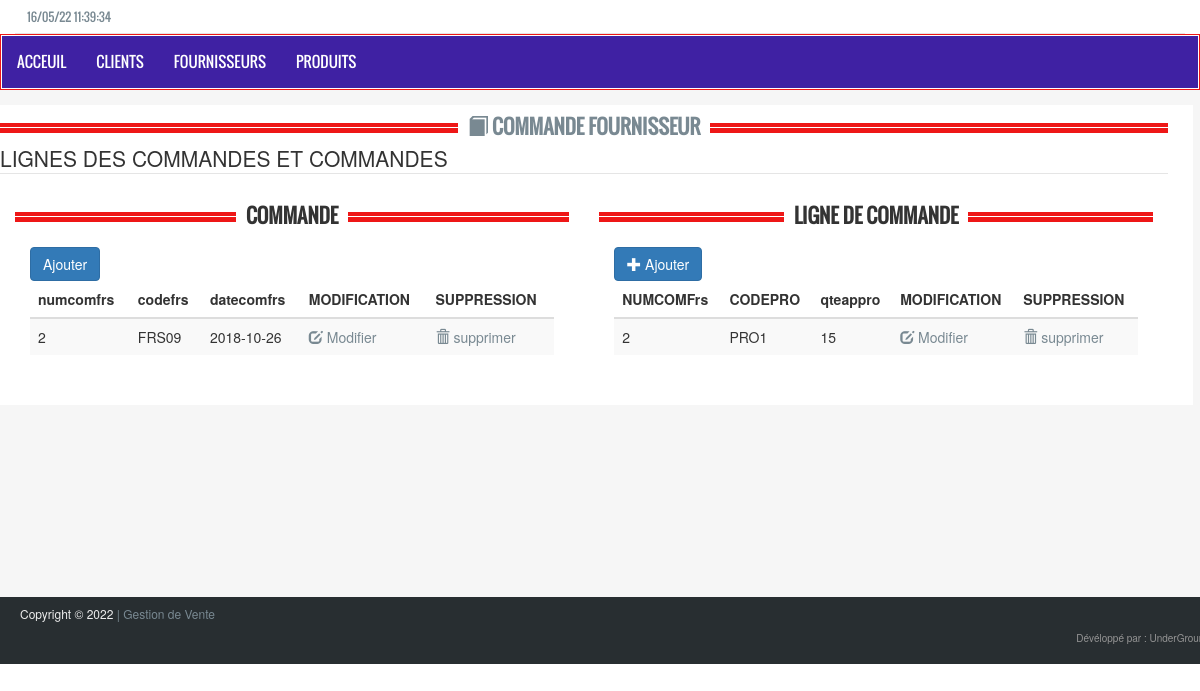
/Views/Lignecommandfrs/readAllComFrs.php, run on the app's committed database.
### tables this page shows
CREATE TABLE IF NOT EXISTS `commandefrs` (
  `numComFrs` varchar(11) NOT NULL,
  `codeFrs` varchar(11) NOT NULL,
  `dateComFrs` date DEFAULT NULL,
  PRIMARY KEY (`numComFrs`),
  KEY `FK_RELATION_4` (`codeFrs`)
);

CREATE TABLE IF NOT EXISTS `lignecomfrs` (
  `numComFrs` varchar(11) NOT NULL,
  `codePro` varchar(11) NOT NULL,
  `QteAppro` int(11) NOT NULL,
  PRIMARY KEY (`numComFrs`,`codePro`),
  KEY `FK_LIGNECOMFRS` (`codePro`),
  KEY `FK_LIGNECOMFRS2` (`numComFrs`)
);

### Controleurs/CommandeFrsControleur/readAllComFrsControleur.php (called while the page is built, shortened)
<?php
  require_once'../../Modeles/FournisseurModele/CommandeFrs.php';
  require_once'../../Modeles/FournisseurModele/FournisseurManager.php';
  $fournisseurManager = new FournisseurManager();
  if (isset($_GET['resultats']) AND ($_GET['select']=='tous')) {
      $fournisseurs = $fournisseurManager->searchAllComFrs($_GET['resultats']);
  }else if (isset($_GET['numcomfrs']) AND ($_GET['select']=='numcomfrs')) {
    $fournisseurs = $fournisseurManager->searchComCodeFrs($_GET['numcomfrs']);
  }
  else if (isset($_GET['codefrs']) AND ($_GET['select']=='codefrs')) {
    $fournisseurs = $fournisseurManager->searchComNomFrs($_GET['codefrs']);
  }
  else if (isset($_GET['datecomfrs']) AND ($_GET['select']=='datecomfrs')) {
    $fournisseurs = $fournisseurManager->searchComAdressFrs($_GET['datecomfrs']);
  }
  else {
    $fournisseursc = $fournisseurManager->readAllCommandeFrs();
  }
 ?>

### Modeles/FournisseurModele/FournisseurManager.php (called while the page is built, shortened)
<?php
class FournisseurManager{
  private $pdo;
  public function __construct(){
    $this->pdo = new PDO('mysql:host=localhost;dbname=gestiondevente','root' ,'',array(PDO::ATTR_ERRMODE => PDO::ERRMODE_EXCEPTION));
  }
   public function readAllCommandeFrs()
   {
     $this->pdoStatement = $this->pdo->query('SELECT numComFrs,codeFrs,dateComFrs FROM COMMANDEFRS');
     $resultats = [];
     while ($commandefrs = $this->pdoStatement->fetchObject('COMMANDEFRS')){
       $resultats[] = $commandefrs;
     }
       return $resultats;
   }
     public function readAllLigneComFrs()
     {
       $this->pdoStatement = $this->pdo->query('SELECT numComFrs,codePro,QteAppro FROM LIGNECOMFRS');
       $resultats = [];
       while ($lignecomfrs = $this->pdoStatement->fetchObject('LIGNECOMFRS')){
         $resultats[] = $lignecomfrs;
       }
         return $resultats;
     }
}
?>

### Modeles/FournisseurModele/CommandeFrs.php (called while the page is built, shortened)
<?php
	class CommandeFrs{
		private $numComFrs;
		private $codeFrs;
		private $dateComFrs;
	public function getNumComFrs()
	{
		return $this->numComFrs;
	}
	public function getCodeFrs()
	{
		return $this->codeFrs;
	}
	public function getDateComFrs()
	{
		return $this->dateComFrs;
	}
}
?>

### Controleurs/LigneComFrs/readAllLComFrsCtrl.php (called while the page is built, shortened)
<?php
  require_once'../../Modeles/FournisseurModele/FournisseurManager.php';
  require_once'../../Modeles/FournisseurModele/LigneComFrs.php';
  $FournisseurManager = new FournisseurManager();
  if (isset($_GET['resultats']) AND ($_GET['select']=='tous')) {
      $lignecomFrss = $FournisseurManager->searchAllLComFrs($_GET['resultats']);
  }else if (isset($_GET['numcomFrs']) AND ($_GET['select']=='numcomFrs')) {
    $lignecomFrss = $FournisseurManager->searchLnumComFrs($_GET['numcomFrs']);
  }
  else if (isset($_GET['codepro']) AND ($_GET['select']=='codepro')) {
    $lignecomFrss = $FournisseurManager->searchLCodePro($_GET['codepro']);
  }
  else if (isset($_GET['qteappro']) AND ($_GET['select']=='qteappro')) {
    $lignecomFrss = $FournisseurManager->searchQteAppro($_GET['qteappro']);
  }
  else {
    $lignecomFrss = $FournisseurManager->readAllLigneComFrs();
  }
 ?>

### Modeles/FournisseurModele/LigneComFrs.php (called while the page is built, shortened)
<?php
	class LigneComFrs{
		private $numComFrs;
		private $codePro;
		private $QteAppro;
	public function getNumComFrs()
	{
		return $this->numComFrs;
	}
	public function getCodePro()
	{
		return $this->codePro;
	}
	public function getQteAppro()
	{
		return $this->QteAppro;
	}
}
 ?>

### Views/Lignecommandfrs/readAllLComFrs.php (the view, shortened to what this page needs)
<?php
  require_once'../../Controleurs/LigneComFrs/readAllLComFrsCtrl.php';
?>
<!DOCTYPE html>
<html>
  <head>
  </head>
  <body>
  <?php if (empty($lignecomFrss)): ?>
      <div class="panel-body">
        <div id="html">
          <button data-toggle="modal" data-backdrop="false" href="#formulaire" class="btn btn-primary"><div class="glyphicon glyphicon-plus"></div> Ajouter</button>
        <table class="table table-striped">
          <thead>
            <tr>
              <th>NUMCOMFrs</th><th>CODEPRO</th><th>qteappro</th><th>MODIFICATION</th><th>SUPPRESSION</th>
            </tr>
          </thead>
        </table>
      </div>
    </div>
      <?php else: ?>
        <?php if($lignecomFrss===false): ?>
          <p>
            erreur
          </p>
        <?php else: ?>
              <div class="panel-body">
                <div id="html">
                  <button data-toggle="modal" data-backdrop="false" href="#formulaire" class="btn btn-primary"><div class="glyphicon glyphicon-plus"></div> Ajouter</button>
                </div>
                    <table class="table table-striped">
                      <thead>
                        <tr>
                          <th>NUMCOMFrs</th><th>CODEPRO</th><th>qteappro</th><th>MODIFICATION</th><th>SUPPRESSION</th>
                        </tr>
                      </thead>
                        <tbody>
                            <?php foreach ($lignecomFrss as $Lignefr): ?>
                              <tr>
                                <td><?= $Lignefr->getNumComFrs() ?></td>
                                <td><?= $Lignefr->getCodePro() ?></td>
                                <td><?= $Lignefr->getQteAppro() ?> </td>
                                <td><a href="formUpdateLComFrs.php?numcomFrs=<?=$Lignefr->getNumComFrs() ?>&codepro=<?=$Lignefr->getCodePro()?>&qteappro=<?=$Lignefr->getQteAppro()?>"><span class="glyphicon glyphicon-edit"></span> Modifier </a></td>
                                <td>
                              <a href="../../Controleurs/LigneComFrs/deleteLigneComFrsCtrl.php?numcomFrs=<?=$Lignefr->getNumComFrs() ?>&codepro=<?=$Lignefr->getCodePro()?>&qteappro=<?=$Lignefr->getQteAppro()?>"><span class="glyphicon glyphicon-trash"></span> supprimer </a></td>
                              </tr>
                            <?php endforeach; ?>
                        </tbody>
                    </table>
              </div>
          <?php endif; ?>
      <?php endif; ?>
<div class="col-md-6 col-xs-12 col-md-offset-3">
</div>
  </body>
</html>

### Views/Commandefrs/readAllcomFrs.php (shortened to what this page needs)
<?php
  require_once'../../Controleurs/CommandeFrsControleur/readAllComFrsControleur.php';
?>
<!DOCTYPE html>
<html>
  <head>
  </head>
  <body>
  <?php if (empty($fournisseursc)): ?>
    <div class="panel-body">
      <div id="html">
        <button data-toggle="modal" data-backdrop="false" href="#formulaires" class="btn btn-primary">Ajouter</button>
        <table class="table table-striped">
          <thead>
            <tr>
              <th>numcomfrs</th><th>codefrs</th><th>datecomfrs</th><th>MODIFICATION</th><th>SUPPRESSION</th>
            </tr>
          </thead>
        </table>
      </div>
    </div>
      <?php else: ?>
        <?php if($fournisseursc===false): ?>
          <p>
            erreur
          </p>
        <?php else: ?>
                <div class="panel-body">
                  <div id="html">
                  <button data-toggle="modal" data-backdrop="false" href="#formulaires" class="btn btn-primary">Ajouter</button>
                    <table class="table table-striped">
                      <thead>
                        <tr>
                          <th>numcomfrs</th><th>codefrs</th><th>datecomfrs</th><th>MODIFICATION</th><th>SUPPRESSION</th>
                        </tr>
                      </thead>
                        <tbody>
                            <?php foreach ($fournisseursc as $fournisseur): ?>
                              <tr>
                                <td><?= $fournisseur->getNumComFrs() ?></td>
                                <td><?= $fournisseur->getCodeFrs() ?></td>
                                <td><?= $fournisseur->getDateComFrs() ?> </td>
                                <td><a href="../Commandefrs/formUpdateComFrs.php?numcomfrs=<?=$fournisseur->getNumComFrs() ?>"><span class="glyphicon glyphicon-edit"></span> Modifier </a></td>
                                <td>
                                <a href="../../Controleurs/CommandeFrsControleur/deleteCommandeFrs.php?numcomfrs=<?=$fournisseur->getNumComFrs() ?>"><span class="glyphicon glyphicon-trash"></span> supprimer </a></td>
                              </tr>
                            <?php endforeach; ?>
                        </tbody>
                    </table>
                  </div>
              </div>
          <?php endif; ?>
      <?php endif; ?>
<div class="col-md-6 col-xs-12 col-md-offset-3">
</div>
   </body>
 </html>

### assets/css/style.css (style rules this page uses)
body { background-color:#fff; color:#333; overflow-x:hidden !important }
a { text-decoration:none; color:#798992 }

### data on the page
commandefrs: numComFrs "2", codeFrs "FRS09", dateComFrs "2018-10-26"
lignecomfrs: numComFrs "2", codePro "PRO1", QteAppro "15"
